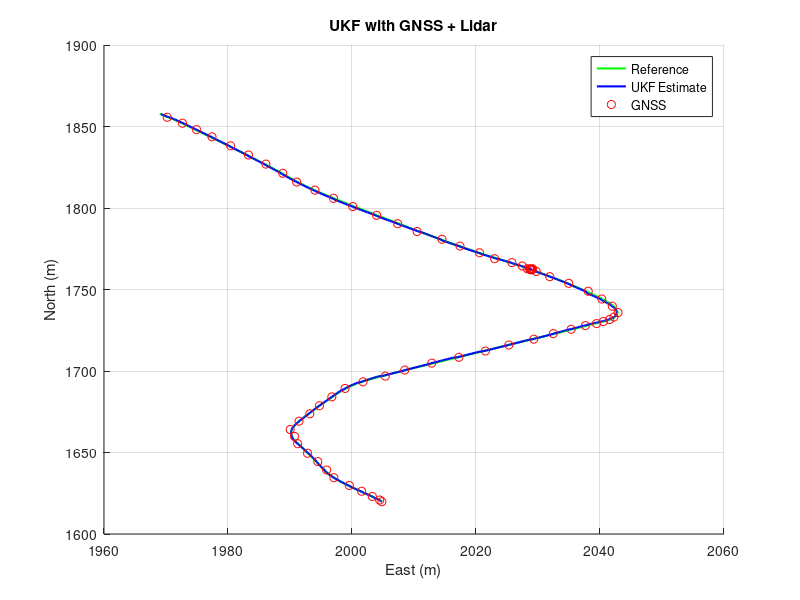
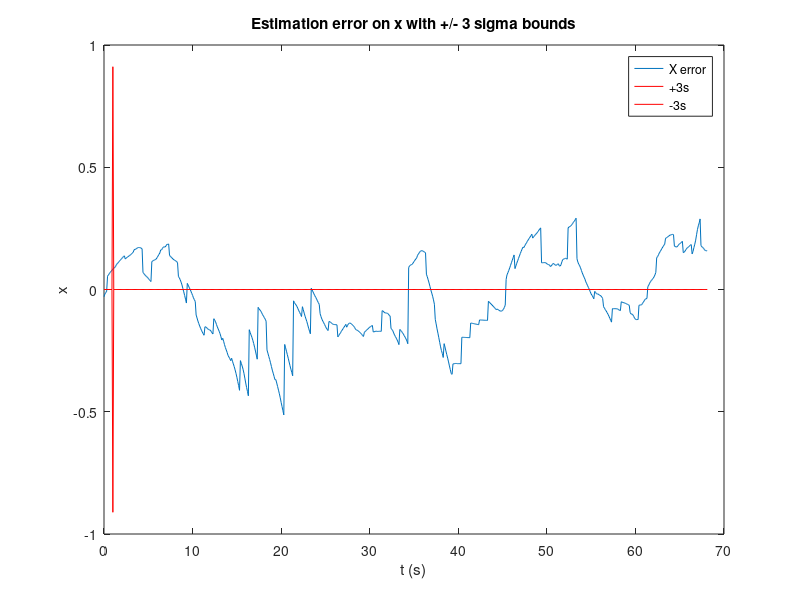
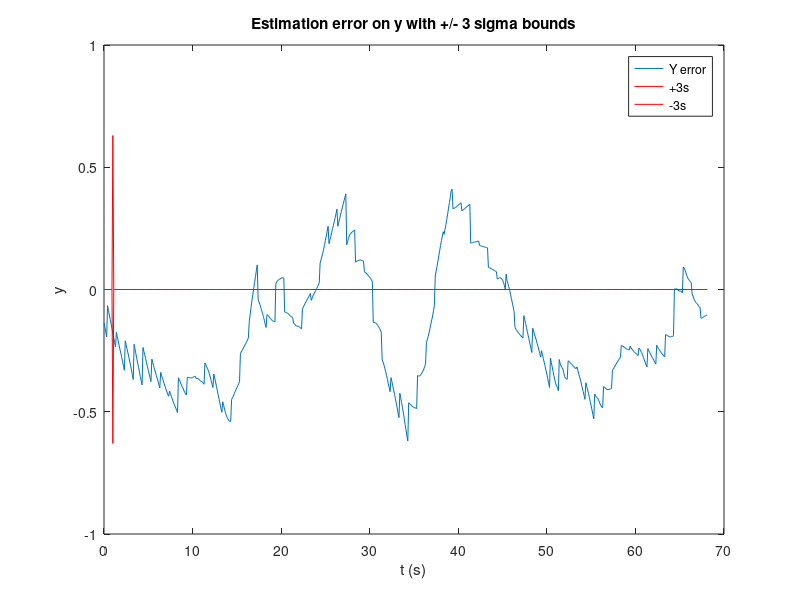
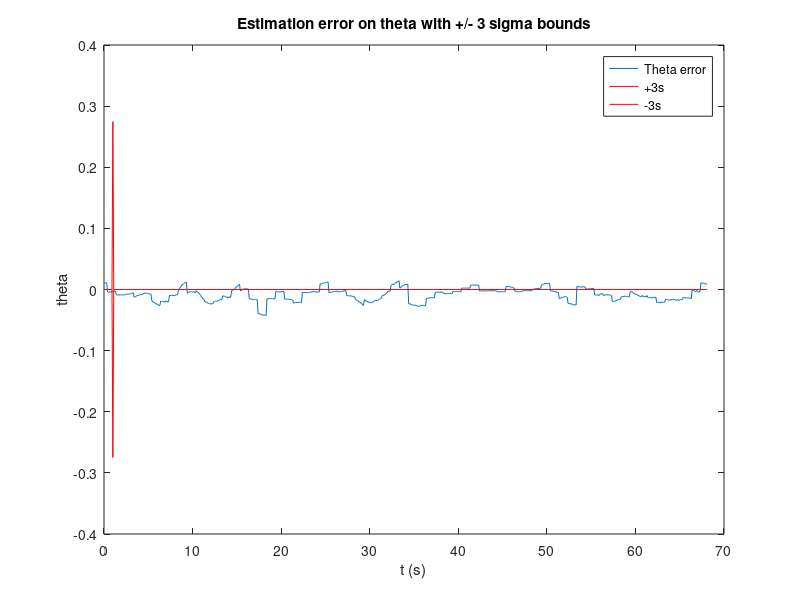

MATLAB code for these plots, in order:


function ukf3()
% ukf3 - UKF with GNSS and Lidar, fully in one function file.
%
% Usage:


    clc; close all;

    pkg load statistics;
    %----------------------------------------------------------------------
    %
    %----------------------------------------------------------------------
    load('data.mat');

    %----------------------------------------------------------------------
    % State: x = [px, py, heading, v, omega]
    x = [gnss(1).x; ...
         gnss(1).y; ...
         gnss(1).heading; ...
         v(1); ...
         omega(1)];

    % Initial covariance
    P = diag([0.5, 0.5, 0.1, 0.1, 0.1]);
    n = length(x);  % dimension

    % Noise
    Q       = diag([0.01, 0.01, 0.001, 0.01, 0.001]);  % Process noise
    R_gnss  = diag([0.2, 0.2, 0.01]);                 % GNSS [x, y, heading]
    R_lidar = diag([0.3, 0.3]);                       % Lidar [range, bearing]

    dt = mean(diff(t)); % time step

    % Unscented parameters
    alpha  = 1e-3;
    beta   = 2;
    kappa  = 0;
    lambda = alpha^2*(n + kappa) - n;
    w0     = lambda/(n + lambda);  % center weight

    % Arrays for storing results
    ukf_estimates = zeros(length(t), n);
    ukf_estimates(1,:) = x';
    Px1 = zeros(length(t), 1);
    Px2 = zeros(length(t), 1);
    Px3 = zeros(length(t), 1);

    lidar_observations = [];

    %----------------------------------------------------------------------

    %----------------------------------------------------------------------
    for k_idx = 2:length(t)
        %------------------------------------------------------
        % 3.1 PREDICTION
        %------------------------------------------------------
        P = fixCovariance(P);  % ensure positivity

        % Generate sigma points
        [sigma_points, wPts, nPts] = SigmaPoints_cholesky(x, P, w0);

        % Propagate each sigma point
        x_i_pred = zeros(size(sigma_points));
        for i = 1:nPts
            Xi = sigma_points(:, i);

            px_next      = Xi(1) + Xi(4)*dt*cos(Xi(3));
            py_next      = Xi(2) + Xi(4)*dt*sin(Xi(3));
            heading_next = Xi(3) + Xi(5)*dt;
            v_next       = v(k_idx);      % overwrite with measurement
            omega_next   = omega(k_idx);  % overwrite

            x_i_pred(:, i) = [px_next; py_next; heading_next; v_next; omega_next];
        end

        % Predicted mean
        x_pred = zeros(n,1);
        for i = 1:nPts
            x_pred = x_pred + wPts(i)*x_i_pred(:, i);
        end

        % Predicted covariance
        P_pred = Q;
        for i = 1:nPts
            diff_i = x_i_pred(:, i) - x_pred;
            P_pred = P_pred + wPts(i)*(diff_i*diff_i');
        end

        P_pred = fixCovariance(P_pred);

        % Update state/cov for next steps
        x = x_pred;
        P = P_pred;

        %------------------------------------------------------
        % 3.2 GNSS UPDATE
        %------------------------------------------------------
        if ~isnan(gnss(k_idx).x)
            % z_gnss = [x; y; heading]
            z_gnss = [gnss(k_idx).x; gnss(k_idx).y; gnss(k_idx).heading];

            % Sigma points in measurement space
            z_sigma_gnss = x_i_pred(1:3, :);

            % Predicted measurement mean
            z_pred_gnss = zeros(3,1);
            for i = 1:nPts
                z_pred_gnss = z_pred_gnss + wPts(i)*z_sigma_gnss(:, i);
            end

            % Covariance + cross-cov
            S_gnss = R_gnss;
            T_gnss = zeros(n,3);

            for i = 1:nPts
                z_diff = z_sigma_gnss(:, i) - z_pred_gnss;
                x_diff = x_i_pred(:, i)      - x_pred;
                S_gnss = S_gnss + wPts(i)*(z_diff*z_diff');
                T_gnss = T_gnss + wPts(i)*(x_diff*z_diff');
            end

            % Kalman gain
            K_gnss = T_gnss / S_gnss;

            % Update
            x_pred = x_pred + K_gnss*(z_gnss - z_pred_gnss);
            P_pred = P_pred - K_gnss*S_gnss*K_gnss';

            P_pred = fixCovariance(P_pred);

            % Overwrite
            x = x_pred;
            P = P_pred;
        end

        %------------------------------------------------------
        % 3.3 Lidar UPDATE
        %------------------------------------------------------
        if ~isempty(obs(k_idx).x_map)
            n_landmarks = length(obs(k_idx).x_map);
            dim_z = 2*n_landmarks;

            % Build measurement sigma points
            z_sigma_lidar = zeros(dim_z, nPts);
            for i_sp = 1:nPts
                Xi = x_i_pred(:, i_sp);
                z_loc = zeros(dim_z,1);

                for L = 1:n_landmarks
                    dx = obs(k_idx).x_map(L) - Xi(1);
                    dy = obs(k_idx).y_map(L) - Xi(2);
                    r       = sqrt(dx^2 + dy^2);
                    bearing = atan2(dy, dx) - Xi(3);

                    row = 2*(L-1)+1;
                    z_loc(row)   = r;
                    z_loc(row+1) = bearing;
                end
                z_sigma_lidar(:, i_sp) = z_loc;
            end

            % Predicted measurement mean
            z_pred_lidar = zeros(dim_z,1);
            for i_sp = 1:nPts
                z_pred_lidar = z_pred_lidar + wPts(i_sp)*z_sigma_lidar(:, i_sp);
            end

            % Actual Lidar measurement from x_pred
            z_lidar = zeros(dim_z,1);
            for L = 1:n_landmarks
                dx = obs(k_idx).x_map(L) - x_pred(1);
                dy = obs(k_idx).y_map(L) - x_pred(2);
                r_meas = sqrt(dx^2 + dy^2);
                bearing_meas = atan2(dy, dx) - x_pred(3);

                row = 2*(L-1)+1;
                z_lidar(row)   = r_meas;
                z_lidar(row+1) = bearing_meas;
            end

            % Covariance + cross-cov
            R_lidar_full = kron(eye(n_landmarks), R_lidar);
            S_lidar = R_lidar_full;
            T_lidar = zeros(n, dim_z);

            for i_sp = 1:nPts
                z_diff = z_sigma_lidar(:, i_sp) - z_pred_lidar;
                x_diff = x_i_pred(:, i_sp) - x_pred;
                S_lidar = S_lidar + wPts(i_sp)*(z_diff*z_diff');
                T_lidar = T_lidar + wPts(i_sp)*(x_diff*z_diff');
            end

            % Gain
            K_lidar = T_lidar / S_lidar;

            % Update
            x_pred = x_pred + K_lidar*(z_lidar - z_pred_lidar);
            P_pred = P_pred - K_lidar*S_lidar*K_lidar';

            P_pred = fixCovariance(P_pred);

            x = x_pred;
            P = P_pred;

        end

        %------------------------------------------------------
        % 3.4 Store current estimate
        %------------------------------------------------------
        ukf_estimates(k_idx,:) = x';
        Px1(i) = P(1,1);
        Px2(i) = P(2,2);
        Px3(i) = P(3,3);
    end

   %--------------------------------------------------
    figure; hold on; grid on;

    h = plot([ref.x],[ref.y], 'g-', 'LineWidth',1.5, 'DisplayName','Reference');
    plot(ukf_estimates(:,1), ukf_estimates(:,2), 'b-', 'LineWidth',1.5, ...
         'DisplayName','UKF Estimate');
    plot([gnss.x],[gnss.y], 'ro', 'DisplayName','GNSS');

    legend('Location','best');
    xlabel('East (m)');
    ylabel('North (m)');
    title('UKF with GNSS + Lidar');
    waitfor(h)

    %--------------------------------------------------

    %Metrics
    ex=ukf_estimates(:, 1)'-[ref.x];
    ex = ex';
    ex_m=mean(ex);
    ex_abs_max=max(abs(ex));
    ex_MSE=mean((ex-ex_m).^2);
    %Find the percentile for the chi-square distribution for any DoF
    DoF=1; %degree of freedom
    Pr=0.99; %Chosen percentile
    Th=chi2inv(Pr,DoF); %Threshold
    Consistency_x=mean(ex./Px1'.*ex< Th);
    disp(['Mean Error in x= ', num2str(ex_m)]);
    disp(['Max Error in x= ', num2str(ex_abs_max)]);
    disp(['Mean Square Error in x= ', num2str(mean(ex_MSE))]);
    disp(['Consistency in x= ', num2str(Consistency_x)]);
    disp('');

    figure;
    plot(t,ex, 'DisplayName', 'X error');zoom on;hold on;
    plot(t,3*sqrt(Px1),'r', 'DisplayName', '+3s');
    plot(t,-3*sqrt(Px1),'r', 'DisplayName', '-3s');
    ylabel('x');
    xlabel('t (s)');
    title('Estimation error on x with +/- 3 sigma bounds');
    legend;

    ex=ukf_estimates(:, 2)'-[ref.y];
    ex = ex';
    ex_m=mean(ex);
    ex_abs_max=max(abs(ex));
    ex_MSE=mean((ex-ex_m).^2);
    %Find the percentile for the chi-square distribution for any DoF
    DoF=1; %degree of freedom
    Pr=0.99; %Chosen percentile
    Th=chi2inv(Pr,DoF); %Threshold
    Consistency_y=mean((ex./Px2'.*ex)< Th);
    disp(['Mean Error in y= ', num2str(ex_m)]);
    disp(['Max Error in y= ', num2str(ex_abs_max)]);
    disp(['Mean Square Error in y= ', num2str(mean(ex_MSE))]);
    disp(['Consistency in y= ', num2str(Consistency_y)]);
    disp('');

    figure;
    plot(t,ex, 'DisplayName', 'Y error');zoom on;hold on;
    plot(t,3*sqrt(Px2),'r', 'DisplayName', '+3s');
    plot(t,-3*sqrt(Px2),'r','DisplayName', '-3s');
    ylabel('y');
    xlabel('t (s)');
    title('Estimation error on y with +/- 3 sigma bounds');
    legend;

    ex=ukf_estimates(:, 3)'-[ref.heading];
    ex = ex';
    ex_m=mean(ex);
    ex_abs_max=max(abs(ex));
    ex_MSE=mean((ex-ex_m).^2);
    %Find the percentile for the chi-square distribution for any DoF
    DoF=1; %degree of freedom
    Pr=0.99; %Chosen percentile
    Th=chi2inv(Pr,DoF); %Threshold
    Consistency_h=mean((ex./Px3'.*ex)< Th);
    disp(['Mean Error in h= ', num2str(ex_m)]);
    disp(['Max Error in h= ', num2str(ex_abs_max)]);
    disp(['Mean Square Error in h= ', num2str(mean(ex_MSE))]);
    disp(['Consistency in h= ', num2str(Consistency_h)]);
    disp('');


    figure;
    plot(t,ex, 'DisplayName', 'Theta error');zoom on;hold on;
    plot(t,3*sqrt(Px3),'r', 'DisplayName', '+3s');
    plot(t,-3*sqrt(Px3),'r', 'DisplayName', '-3s');
    ylabel('theta');
    xlabel('t (s)');
    title('Estimation error on theta with +/- 3 sigma bounds');
    legend;
end

%%%%%%%%%%%%%%%%%%%%%%%%%%%%%%%%%%%%%%%%%%%%%%%%%%%%%%%%%%%%%%%%%%%%%%%%%%%
%           SUB-FUNCTION: fixCovariance
%%%%%%%%%%%%%%%%%%%%%%%%%%%%%%%%%%%%%%%%%%%%%%%%%%%%%%%%%%%%%%%%%%%%%%%%%%%
function P = fixCovariance(P)
    % Force symmetry
    P = 0.5*(P + P');
    % Eigen check
    [V, D] = eig(P);
    d = diag(D);
    min_eig = min(d);
    if min_eig < 0
        P = P + eye(size(P))*1.1*abs(min_eig);
    end
    % Small regularization
    eps_reg = 1e-12;
    P = P + eps_reg*eye(size(P));
    % Re-symmetrize
    P = 0.5*(P + P');
end

%%%%%%%%%%%%%%%%%%%%%%%%%%%%%%%%%%%%%%%%%%%%%%%%%%%%%%%%%%%%%%%%%%%%%%%%%%%
%           SUB-FUNCTION: SigmaPoints_cholesky
%%%%%%%%%%%%%%%%%%%%%%%%%%%%%%%%%%%%%%%%%%%%%%%%%%%%%%%%%%%%%%%%%%%%%%%%%%%
function [xPts, wPts, nPts] = SigmaPoints_cholesky(x, P, w0)
    % Sigma point generation with Cholesky
    P = fixCovariance(P);  % again just to be safe

    n = length(x);
    nPts = 2*n + 1;
    xPts = zeros(n, nPts);

    M = chol(P, 'lower');
    scale = sqrt(n/(1 - w0));

    for i = 1:n
        xPts(:, i)   = x + scale*M(:,i);
        xPts(:, i+n) = x - scale*M(:,i);
    end
    xPts(:, nPts) = x;

    wPts = ones(1, nPts)*(1 - w0)/(2*n);
    wPts(nPts) = w0;
end
